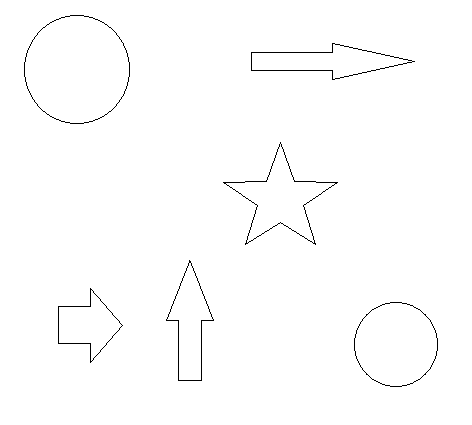
#> input picture Lab5/circles5.jpg, 472 x 425 px
$ python circles.py
#> lines starting #> are read from the running program, lines starting #| are printed output that depends on the picture; after the words box and inside, x2 and y2 are one past the last pixel; in counts of white or black regions, pixels touching at a corner belong together
import cv2
import numpy as np
import math


img = cv2.imread("./circles5.jpg")
#> img is the input picture: shape (425, 472, 3); 99.1% white; black in thin lines or dots, all inside (x1, y1, x2, y2) = (24, 15, 438, 387)
print('Original Dimensions : ',img.shape)
#| Original Dimensions :  (425, 472, 3)

scale_percent = 60 # percent of original size
width = int(img.shape[1] * scale_percent / 100)
#> width = 283
height = int(img.shape[0] * scale_percent / 100)
#> height = 255
dim = (width, height)
#> dim = (283, 255)
resized = cv2.resize(img, dim, interpolation = cv2.INTER_AREA)

edges = cv2.Canny(resized, 100, 200)
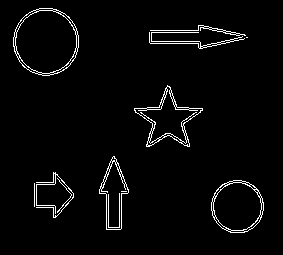
#> edges: shape (255, 283); 3% white in thin lines or dots, all inside (x1, y1, x2, y2) = (13, 8, 264, 233)

cv2.imshow("canny", edges)

h, w = edges.shape
#> h = 255; w = 283
H = {}
theta_st = 1
for i in range(h):
    for j in range(w):
        if edges[i][j] != 0:
            for r in range(10, 100):
                for theta in range(0, 360, theta_st):
                    a = int(i - r * math.cos(theta * math.pi / 180))
#> (the run stopped early here; a loop or call above may not have finished)
